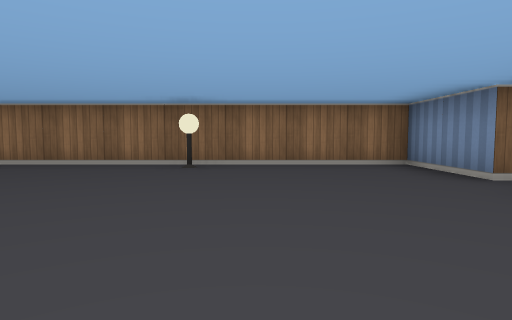
view 1 (above)

14 first-person views from a walk through a cub3D ray-caster map. The camera is about half as high as the walls, tilts 4° down and sees 75° across. The floor is counted in squares. Each view is taken from the middle of a square. On the plan, view 1 faces up. The plan holds only what a view shows up to about 9 squares ahead; the rest is blank.

view 2
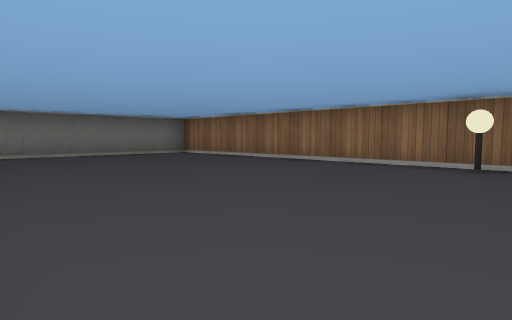

view 3
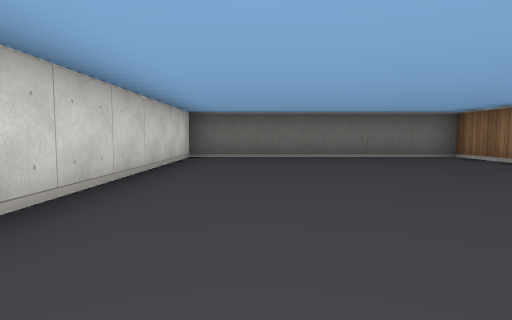

view 4
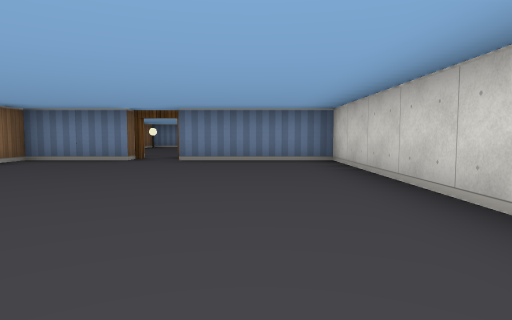

view 5
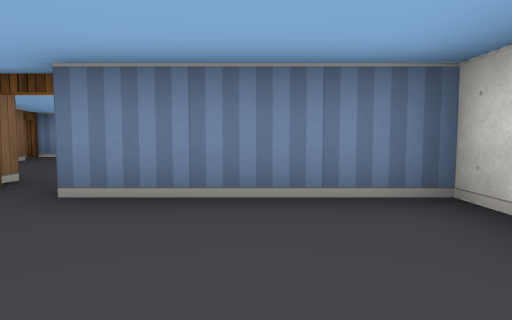

view 6
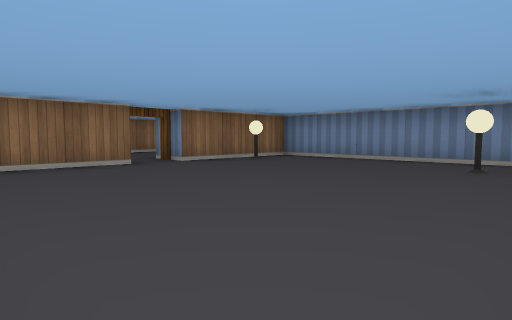

view 7
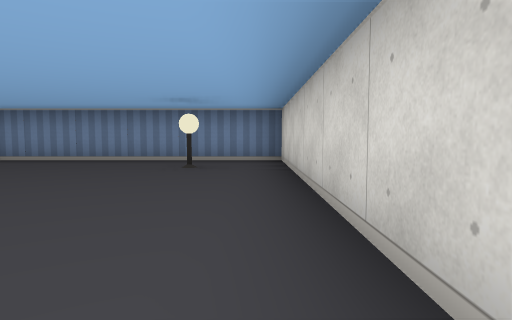

view 8
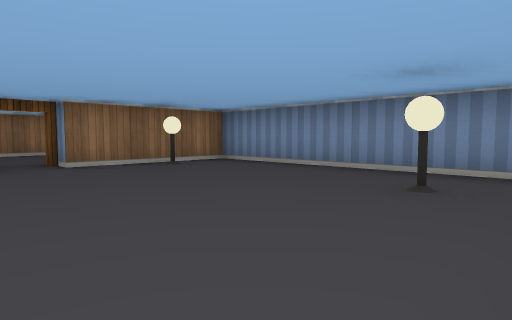

view 9
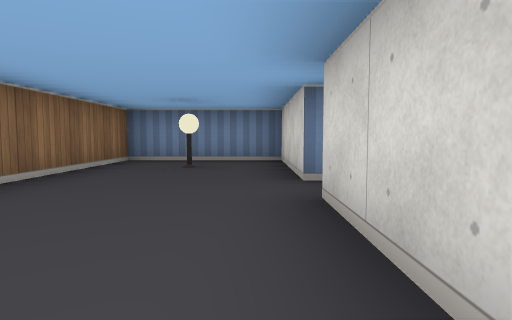

view 10
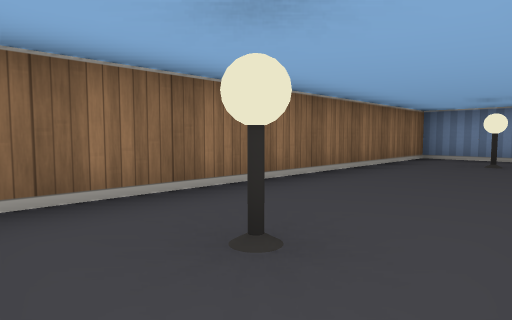

view 11
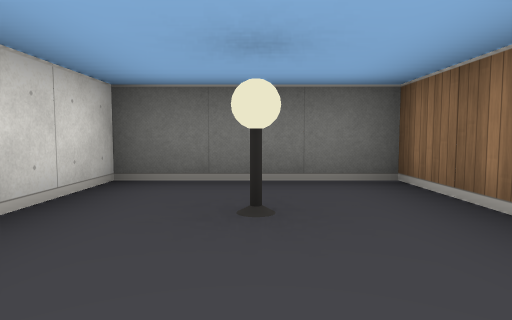

view 12
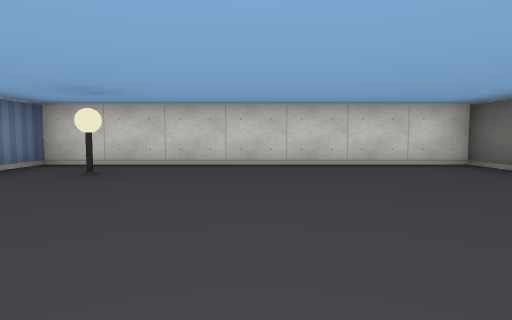

view 13
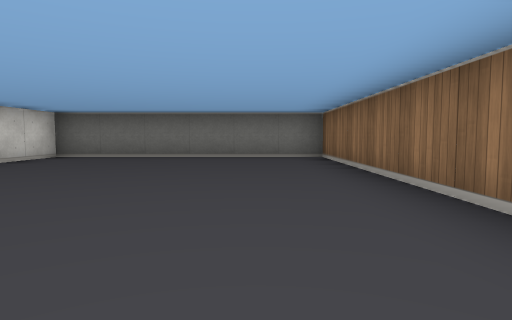

view 14
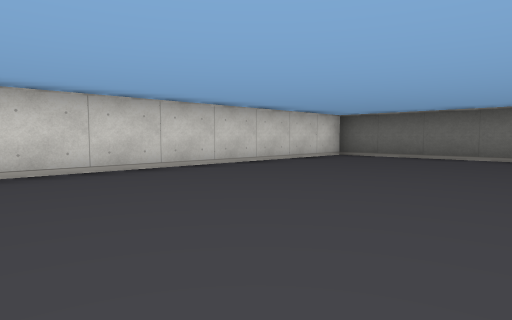

### Floor plan
Ten units are one square. View 1 is at (0, 0); x grows to the right and y downward. Boxes are objects, and circles mark ways between rooms. Rooms are numbered by the first view taken in them; rooms with no view inside come last. Other rooms are left out.
<svg viewBox="-90 -100 200 110">
<path fill="none" stroke="#000" d="M25 -35 25 -55 -85 -55 -85 5 25 5 25 -25M66 -55 46 -55M35 -5 35 5 105 5 105 -55 75 -55M75 -65 105 -65 105 -95 25 -95 25 -65 65 -65"/>
<rect x="-15" y="-55" width="10" height="10" fill="#bbb"><title>lamp</title></rect>
<rect x="85" y="-15" width="10" height="10" fill="#bbb"><title>lamp</title></rect>
<rect x="85" y="-55" width="10" height="10" fill="#bbb"><title>lamp</title></rect>
<rect x="35" y="-85" width="10" height="10" fill="#bbb"><title>lamp</title></rect>
<rect x="85" y="-85" width="10" height="10" fill="#bbb"><title>lamp</title></rect>
<circle cx="30" cy="-30" r="3" fill="#2a7"/>
<circle cx="70" cy="-60" r="3" fill="#2a7"/>
<text x="-30" y="-30">1</text>
<text x="70" y="-30">2</text>
<text x="60" y="-80">3</text>
</svg>
Room 1 opens to room 2. Room 2 opens to room 3.

Where each view was taken, in squares from view 1:
view 1: 0 up, 0 right, facing up
view 2: 0 up, 0 right, facing up-left
view 3: 1 up, 1 left, facing left
view 4: 1 up, 4 left, facing right
view 5: 1 up, 0 right, facing right
view 6: 0 up, 4 right, facing up-right
view 7: 0 up, 4 right, facing right
view 8: 0 up, 6 right, facing up-right
view 9: 7 up, 4 right, facing right
view 10: 7 up, 3 right, facing up-right
view 11: 8 up, 6 right, facing left
view 12: 5 up, 7 right, facing down
view 13: 4 up, 1 left, facing left
view 14: 4 up, 1 left, facing down-left
